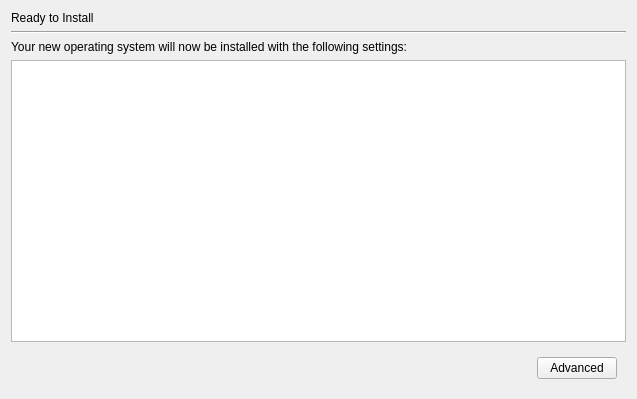
<?xml version="1.0" encoding="UTF-8"?>
<ui version="4.0">
 <class>page</class>
 <widget class="QWidget" name="page">
  <property name="geometry">
   <rect>
    <x>0</x>
    <y>0</y>
    <width>637</width>
    <height>399</height>
   </rect>
  </property>
  <property name="windowTitle">
   <string>Form</string>
  </property>
  <layout class="QVBoxLayout" name="verticalLayout">
   <item>
    <widget class="QLabel" name="ready_heading_label">
     <property name="text">
      <string>Ready to Install</string>
     </property>
    </widget>
   </item>
   <item>
    <widget class="Line" name="line_12">
     <property name="orientation">
      <enum>Qt::Horizontal</enum>
     </property>
    </widget>
   </item>
   <item>
    <widget class="QLabel" name="ready_description_label">
     <property name="text">
      <string>Your new operating system will now be installed with the following settings:</string>
     </property>
    </widget>
   </item>
   <item>
    <widget class="QTextEdit" name="ready_text">
     <property name="readOnly">
      <bool>true</bool>
     </property>
    </widget>
   </item>
   <item>
    <widget class="QWidget" name="widget_5" native="true">
     <layout class="QHBoxLayout" name="horizontalLayout_7">
      <item>
       <spacer name="horizontalSpacer_15">
        <property name="orientation">
         <enum>Qt::Horizontal</enum>
        </property>
        <property name="sizeHint" stdset="0">
         <size>
          <width>40</width>
          <height>20</height>
         </size>
        </property>
       </spacer>
      </item>
      <item>
       <widget class="QPushButton" name="advanced_button">
        <property name="text">
         <string>Advanced</string>
        </property>
       </widget>
      </item>
     </layout>
    </widget>
   </item>
  </layout>
 </widget>
 <resources/>
 <connections/>
</ui>
